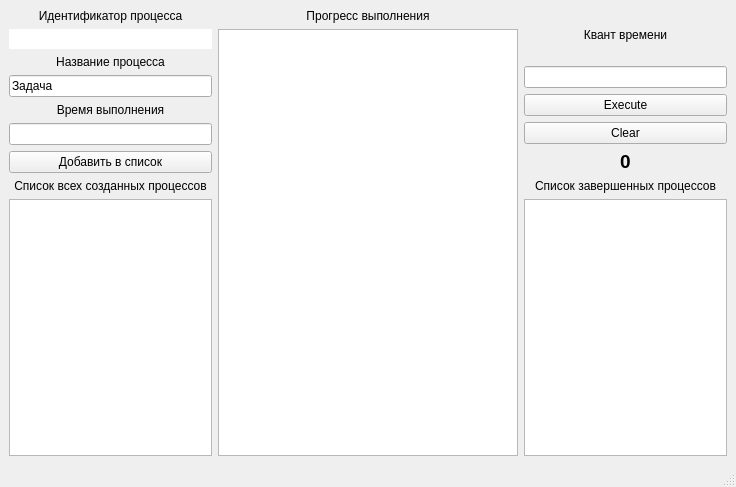
<?xml version="1.0" encoding="UTF-8"?>
<ui version="4.0">
 <class>MainWindow</class>
 <widget class="QMainWindow" name="MainWindow">
  <property name="geometry">
   <rect>
    <x>0</x>
    <y>0</y>
    <width>736</width>
    <height>487</height>
   </rect>
  </property>
  <property name="sizePolicy">
   <sizepolicy hsizetype="Preferred" vsizetype="Preferred">
    <horstretch>0</horstretch>
    <verstretch>0</verstretch>
   </sizepolicy>
  </property>
  <property name="windowTitle">
   <string>SchedulerOS</string>
  </property>
  <widget class="QWidget" name="centralwidget">
   <layout class="QGridLayout" name="gridLayout">
    <item row="0" column="0">
     <layout class="QVBoxLayout" name="verticalLayout_5">
      <item>
       <layout class="QVBoxLayout" name="verticalLayout_3">
        <item>
         <widget class="QLabel" name="processIdLabel">
          <property name="text">
           <string>Идентификатор процесса</string>
          </property>
          <property name="alignment">
           <set>Qt::AlignCenter</set>
          </property>
         </widget>
        </item>
        <item>
         <widget class="QLineEdit" name="processIdEdit">
          <property name="frame">
           <bool>false</bool>
          </property>
          <property name="readOnly">
           <bool>true</bool>
          </property>
         </widget>
        </item>
       </layout>
      </item>
      <item>
       <layout class="QVBoxLayout" name="verticalLayout_8">
        <item>
         <widget class="QLabel" name="nameProcessLabel">
          <property name="text">
           <string>Название процесса</string>
          </property>
          <property name="alignment">
           <set>Qt::AlignCenter</set>
          </property>
         </widget>
        </item>
        <item>
         <widget class="QLineEdit" name="nameProcessEdit">
          <property name="inputMask">
           <string>Задача 000</string>
          </property>
          <property name="readOnly">
           <bool>false</bool>
          </property>
         </widget>
        </item>
       </layout>
      </item>
      <item>
       <layout class="QVBoxLayout" name="verticalLayout_4">
        <item>
         <widget class="QLabel" name="durationTimeLabel">
          <property name="text">
           <string>Время выполнения</string>
          </property>
          <property name="alignment">
           <set>Qt::AlignCenter</set>
          </property>
         </widget>
        </item>
        <item>
         <widget class="QLineEdit" name="durationTimeEdit"/>
        </item>
       </layout>
      </item>
      <item>
       <widget class="QPushButton" name="addTaskButton">
        <property name="text">
         <string>Добавить в список</string>
        </property>
       </widget>
      </item>
     </layout>
    </item>
    <item row="0" column="2">
     <layout class="QVBoxLayout" name="verticalLayout_6">
      <item>
       <layout class="QVBoxLayout" name="verticalLayout_2">
        <item>
         <widget class="QLabel" name="quantumLabel">
          <property name="text">
           <string>Квант времени</string>
          </property>
          <property name="alignment">
           <set>Qt::AlignCenter</set>
          </property>
         </widget>
        </item>
        <item>
         <widget class="QLineEdit" name="quantumEdit"/>
        </item>
       </layout>
      </item>
      <item>
       <layout class="QVBoxLayout" name="verticalLayout">
        <item>
         <widget class="QPushButton" name="executeButton">
          <property name="text">
           <string>Execute</string>
          </property>
          <property name="checkable">
           <bool>true</bool>
          </property>
         </widget>
        </item>
        <item>
         <widget class="QPushButton" name="clearButton">
          <property name="text">
           <string>Clear</string>
          </property>
         </widget>
        </item>
        <item>
         <widget class="QLabel" name="timerLabel">
          <property name="font">
           <font>
            <pointsize>14</pointsize>
            <weight>75</weight>
            <bold>true</bold>
           </font>
          </property>
          <property name="text">
           <string>0</string>
          </property>
          <property name="alignment">
           <set>Qt::AlignCenter</set>
          </property>
         </widget>
        </item>
       </layout>
      </item>
     </layout>
    </item>
    <item row="1" column="0">
     <layout class="QVBoxLayout" name="verticalLayout_7">
      <item>
       <widget class="QLabel" name="allProcessListLabel">
        <property name="text">
         <string>Список всех созданных процессов</string>
        </property>
        <property name="alignment">
         <set>Qt::AlignCenter</set>
        </property>
       </widget>
      </item>
      <item>
       <widget class="QListWidget" name="allProcessListWidget">
        <property name="minimumSize">
         <size>
          <width>200</width>
          <height>0</height>
         </size>
        </property>
       </widget>
      </item>
     </layout>
    </item>
    <item row="1" column="2">
     <layout class="QVBoxLayout" name="verticalLayout_9">
      <item>
       <widget class="QLabel" name="endedProcessListLabel">
        <property name="text">
         <string>Список завершенных процессов</string>
        </property>
        <property name="alignment">
         <set>Qt::AlignCenter</set>
        </property>
       </widget>
      </item>
      <item>
       <widget class="QListWidget" name="endedProcessListWidget">
        <property name="minimumSize">
         <size>
          <width>200</width>
          <height>0</height>
         </size>
        </property>
       </widget>
      </item>
     </layout>
    </item>
    <item row="0" column="1" rowspan="2">
     <layout class="QVBoxLayout" name="verticalLayout_10">
      <item>
       <widget class="QLabel" name="queueLabel">
        <property name="text">
         <string>Прогресс выполнения</string>
        </property>
        <property name="alignment">
         <set>Qt::AlignCenter</set>
        </property>
       </widget>
      </item>
      <item>
       <widget class="QTableWidget" name="progressView">
        <property name="minimumSize">
         <size>
          <width>300</width>
          <height>0</height>
         </size>
        </property>
       </widget>
      </item>
     </layout>
    </item>
   </layout>
  </widget>
  <widget class="QMenuBar" name="menubar">
   <property name="geometry">
    <rect>
     <x>0</x>
     <y>0</y>
     <width>736</width>
     <height>20</height>
    </rect>
   </property>
  </widget>
  <widget class="QStatusBar" name="statusbar"/>
 </widget>
 <resources/>
 <connections/>
</ui>
